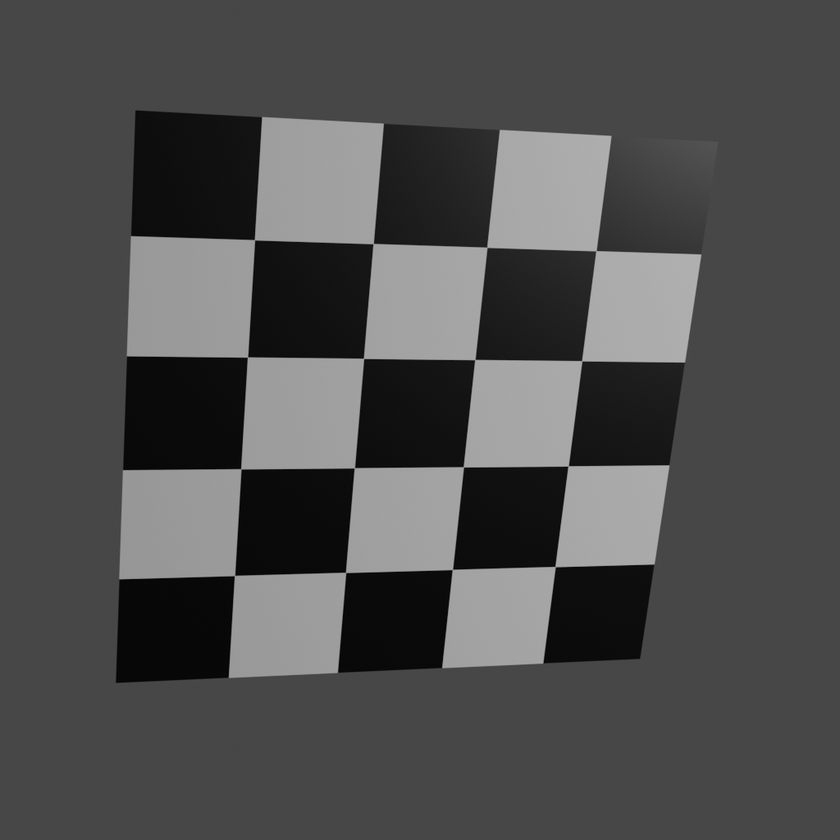
//> input picture project/learn_calibration/tests/002.png, 840 x 840 px, shrunk from 1024 x 1024 before the run
$ ./main tests/002.png   (built with g++ and OpenCV 4)
//> lines starting //> are read from the running program, lines starting //| are printed output that depends on the picture; after the words box and inside, x2 and y2 are one past the last pixel; in counts of white or black regions, pixels touching at a corner belong together
#include <opencv2/opencv.hpp>
#include <string>

#include "target_detector.h"

int main(int argc, char** argv)
{
  cv::Mat img = cv::imread(std::string(argv[1]) + "/002.png");
//> img is the input picture: 840 rows x 840 cols, CV_8UC3; min 0, max 180, mean 78.6
  // [6 lines of commented-out code are left out]
  std::vector<cv::Point2f> corners;
  cv::findChessboardCorners(img, cv::Size(4, 4), corners);
//> corners = 16 Points (x, y), first 12: [254.5, 240], [373, 243.6], [487, 247], [596.2, 250.7], [247.5, 357], [363.9, 358.4], [474.7, 360.1], [582.3, 361.2], [241.1, 469], [354, 468.1], [463, 466.7], [567.9, 466]
  std::vector<std::vector<cv::Point3f>> objp = {{}};

  for (size_t ih = 0; ih < 4; ih++)
  {
    for (size_t iw = 0; iw < 4; iw++)
    {
      cv::Point3f p;
      p.x = -0.6 + 0.4 * iw;
      p.y = 0.6 - 0.4 * ih;
      p.z = 0;
      objp[0].push_back(p);
    }
  }

  for (const auto& p : objp[0])
  {
    std::cout << p << std::endl;
  }

  cv::Mat K;
  cv::Mat r, t;
  cv::Mat dist = cv::Mat::zeros(cv::Size(4, 1), CV_32F);
  cv::Mat stdDeviationsInt, stdDeviationsExt;
  cv::Mat perViewErrors;
  std::vector<std::vector<cv::Point2f>> cor = {corners};
//> cor = 1 point lists
  cv::calibrateCamera(objp, cor, cv::Size(1024, 1024), K, dist, r, t,
                      stdDeviationsInt, stdDeviationsExt, perViewErrors);
//> K = [[2009.6, 0, 552.2], [0, 2021.8, 628.8], [0, 0, 1]]; dist = [-0.429, 17.45, 0.0195, 0.00831, -156.8]; r = [[-2.66, -0.0615, -0.472]]; t = [[-0.483, -0.75, 6.98]]; stdDeviationsInt = 18 values, max 167.2 at index 1, min 0 at index 9, mean 34.69; stdDeviationsExt = [0.0379, 0.00623, 0.0313, 0.196, 0.273, 0.537]; perViewErrors = [0.239]
  std::cout << K << std::endl;
//| [2009.648415833549, 0, 552.1955272734895;
//|  0, 2021.815117183726, 628.7764075487033;
//|  0, 0, 1]
  std::cout << r << std::endl;
//| [-2.656810862256341, -0.0615303067423795, -0.4715408893192672]
  std::cout << t << std::endl;
//| [-0.4833827645396827, -0.7501376370674688, 6.980668624750633]

  cv::drawFrameAxes(img, K, dist, r, t, 1.0F, 1);
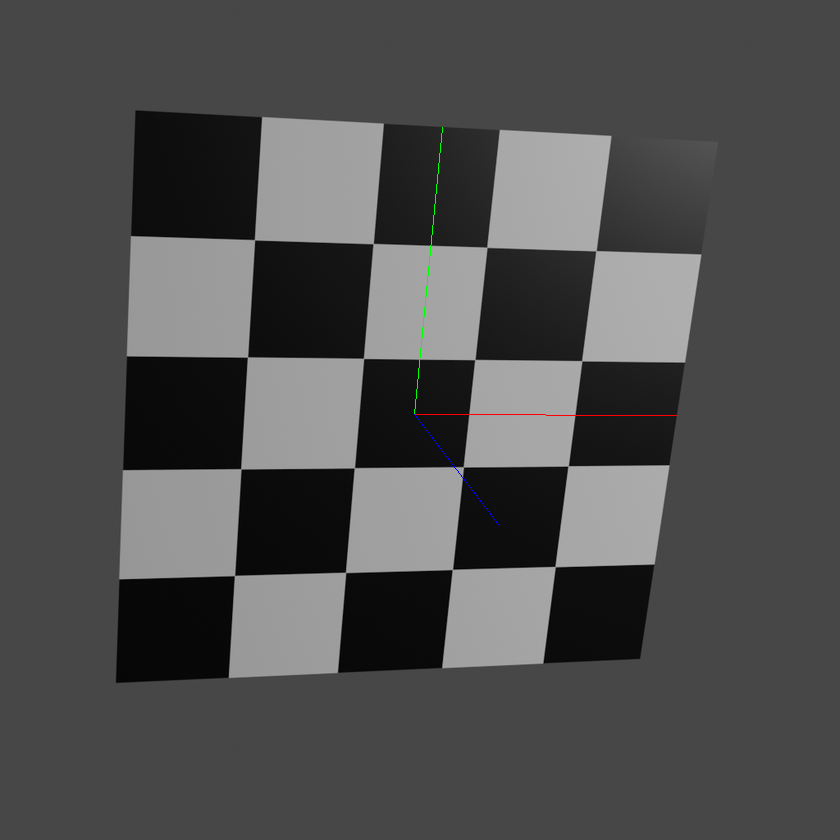
//> img: 840 rows x 840 cols, CV_8UC3; 0.09% of pixels changed, all inside (x1, y1, x2, y2) = (414, 127, 678, 525)

  cv::imshow("show", img);
  cv::waitKey(0);
  return 0;
}

$ run again, with project/learn_calibration/tests/000.png copied over project/learn_calibration/tests/002.png
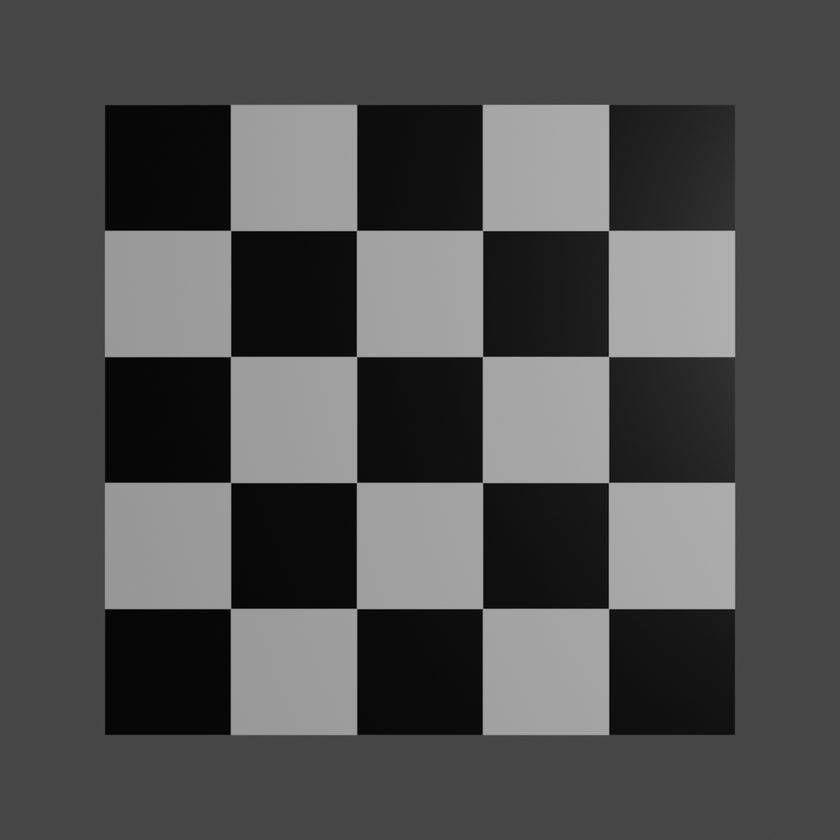
//> input picture project/learn_calibration/tests/000.png, 840 x 840 px, shrunk from 1024 x 1024 before the run
//> img is the input picture: 840 rows x 840 cols, CV_8UC3; min 0, max 177, mean 79.9
//> corners = 16 Points (x, y), first 12: [230.5, 230.5], [356.5, 230.5], [482.5, 230.5], [608.2, 230.6], [230.5, 356.5], [356.5, 356.5], [482.5, 356.5], [608.4, 356.1], [230.5, 482.5], [356.7, 482.2], [482.5, 482.5], [608.3, 482.7]
//> cor = 1 point lists
//> K = [[11896.5, 0, 510.4], [0, 11907.2, 512.1], [0, 0, 1]]; dist = [5.67, -12243.8, -0.00111, -0.0191, 6494587.4]; r = [[3.13, -0.000174, -0.0242]]; t = [[-0.289, -0.294, 37.82]]; stdDeviationsInt = 18 values, max 2100.4 at index 5, min 0 at index 9, mean 273.1; stdDeviationsExt = [0.0409, 0.000537, 0.0811, 0.213, 0.213, 4.27]; perViewErrors = [0.151]
//| [11896.5300691147, 0, 510.4267737207396;
//|  0, 11907.2388972588, 512.0992655376477;
//|  0, 0, 1]
//| [3.13145990685466, -0.0001740503811570354, -0.02417452174341584]
//| [-0.288534039570987, -0.2940717913022498, 37.82151342242945]
//> `cv::drawFrameAxes(img, K, dist, r, t, 1.0F, 1);`:
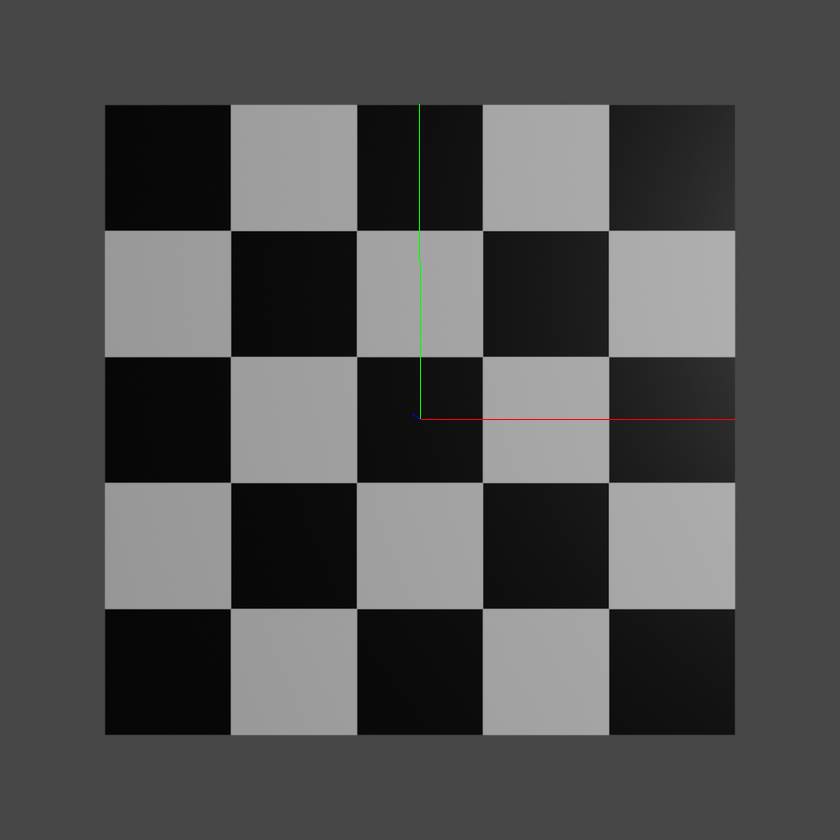
//> img: 840 rows x 840 cols, CV_8UC3; 0.09% of pixels changed, all inside (x1, y1, x2, y2) = (412, 104, 735, 420)
